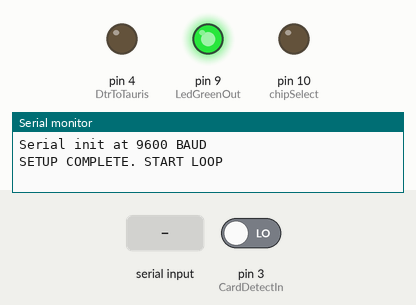
A sketch run on a simulated Arduino Uno, built with avr-gcc and run on an emulated ATmega328P. On the bench: output pins drawn as LEDs (lit = HIGH), the last lines printed to the serial monitor. Inputs (shaded band) come from the test bench; at power-on: pin 3 (CardDetectIn) LOW. Storage starts empty.

Above: at 1.5 s.
1.6 s: pin 3 (CardDetectIn) driven HIGH
At 1.7 s:
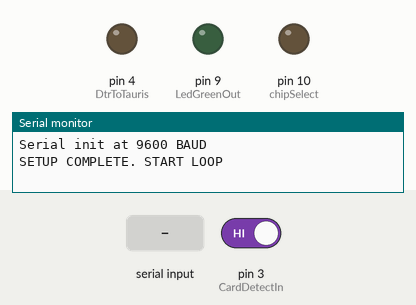
4.6 s: pin 3 (CardDetectIn) driven LOW
At 6.7 s:
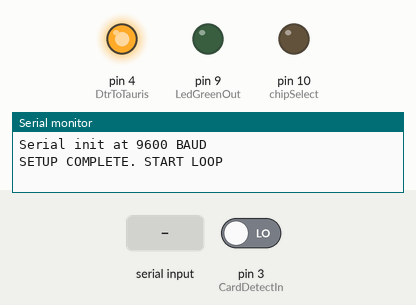
7.6 s: "1" received over Serial
At 16.9 s:
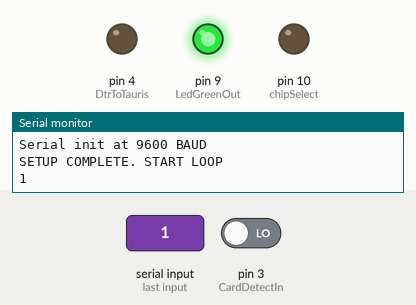
Timing chart, 0 to 17.4 s (numbered marks = the images above; inputs shaded):
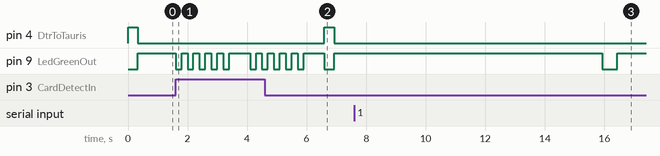

The sketch:

TAURIS_v109_3.ino
```cpp
/*
 * Logger for TAURIS system.
 * FW Ver: 1.09
 * HW Ver: 3_4
 * Date: 30-Dec-2017
 *
 * Reference:
 * https://www.hackster.io/rayburne/sd-card-serial-logger-8a6700
 * http://www.embedds.com/programming-avr-usart-with-avr-gcc-part-2/
 * http://files.support.epson.com/pdf/lx300_/lx300_u1.pdf
 *
 * https://www.camiresearch.com/Data_Com_Basics/RS232_standard.html
 *
 * NOTE:
 * DTE Ready (DTR) This signal is asserted (logic '0', positive voltage) by the DTE device when it wishes to open a communications channel.
 * If the DCE device is a modem, the assertion of DTE Ready prepares the modem to be connected to the telephone circuit, and, once connected, maintains the connection.
 * When DTE Ready is deasserted (logic '1', negative voltage), the modem is switched to "on-hook" to terminate the connection.
 * IMPORTANT: If the DCE device is not a modem, it may require DTE Ready to be asserted before the device can be used, or it may ignore DTE Ready altogether.
 * If the DCE device (for example, a printer) is not responding, confirm that DTE Ready is asserted before you search for other explanations.
 */

// include the SD library:
#include <SPI.h>
#include <SD.h>
#include <util/delay.h>

// Define log file name depends on board No.
#define LOG_FILE_NAME "akmT0109.akm"

// Firmware and hardware version
#define FW_VER "109"
#define HW_VER "3_04"

// BuzzerPinOut is shared with TX line for serial.
//#define BUZZER_ENABLE 0
#define DTR_PRINTER_READY LOW
#define DTR_PRINTER_NOT_READY HIGH
//#define DTR_PRINTER_READY 1
//#define DTR_PRINTER_NOT_READY 0
/*
DTE Ready (DTR) This signal is asserted (logic '0', positive voltage) by the DTE device when it wishes to open a communications channel.
If the DCE device is a modem, the assertion of DTE Ready prepares the modem to be connected to the telephone circuit, and, once connected, maintains the connection.
When DTE Ready is deasserted (logic '1', negative voltage), the modem is switched to "on-hook" to terminate the connection.
IMPORTANT: If the DCE device is not a modem, it may require DTE Ready to be asserted before the device can be used, or it may ignore DTE Ready altogether.
If the DCE device (for example, a printer) is not responding, confirm that DTE Ready is asserted before you search for other explanations.
*/

// Received data.
volatile byte Data = 0;

volatile byte IdleState = 0;
volatile byte HandshakeDone = 0;

volatile char DataCharacter; // Variable to store received data converted to ASCII.
volatile byte DataReadyFlag = 0; // Received data ready flag

volatile unsigned long SimpleChecksum = 0; // Accumulate received bytes values as a simple checksum.

// Port pins declaration.
//#ifdef BUZZER_ENABLE
  const int BuzzerPinOut = 8; //PB0 PIN_8/CLK0
//#endif
const int LedGreenOut = 9; //PB1 PIN_9/OC1A
const int chipSelect = 10; // SPI SD CARD chip select PIN
const int DtrFromPrinter = 2; // PD2 INT0 - input - check if prnter can accept new data
const int DtrToTauris = 4; // PD4 - output - set high when data are write to SD to hold on sending data from Tauris
const int CardDetectIn = 3; //PD3 PIN_1
#define BUFFSIZE 128

// set up variables using the SD utility library functions:
Sd2Card card;
SdVolume volume;

File myFile;

volatile char bufferChar[BUFFSIZE];
volatile char c;
volatile byte b;
volatile int bufferidx;

// Timer1 is used to count interval time between following print requests. If timer expire, flush data to SD, close file and reopen it to be ready for next printing w/o power cycle whole device.
void SetupTimer1(void);

void(* resetFunc) (void) = 0; //declare reset function @ address 0

//*******************************************************************
// Timer1 configuration part.
void SetupTimer1()
{
  TCCR1A = 0;  // Clear Timer register 1A
  TCCR1B = 0;  // Clear Timer register 1B
  //OCR1A = 468750;
  OCR1A = 15623;  // Stop counting when this value is reached
  TCCR1B |= (1 << WGM12);  // Set Mode 4, CTC mode on OCR1A is used
  TIMSK1 |= (1 << OCIE1A); // Set interrupt on compare match, interrupt is done every 1 second
  TCCR1B |= (1 << CS12) | (1 << CS10); // Set prescaler to 1024
}

//*******************************************************************
// Timer1 ISR
ISR (TIMER1_COMPA_vect) {
  if(IdleState) {
    IdleState++;
  }
}

//*******************************************************************


// Interrupt service routine for INT1. SD Card Detect routine.
// This IRQ can be fired only if SD card is ejected in runtime.
ISR(INT1_vect) {
  // Disable INT0 interrupt to hold printing - strobe to printer can't be generated.
  cli();
  byte CheckCardDetectIn = 0;
  //EIMSK &= ~(1 << INT0);   // disable INT0 interrupt
  PORTB &= ~(1<<PB1); //Turn OFF LED
  // Disable IdleState to prevent generating IRQ from Timer.
  IdleState = 0;
  DataReadyFlag = 0;
  SimpleChecksum = 0;
  // Turn ON buzzer.
  #ifdef BUZZER_ENABLE
    PORTB |= (1<<PB0);
  #endif

  // Wait until card is injected back into the socket - LOW on CardDetectIn.
  // Initialize SD card from the beggining.
  // Poke CardDetectIn. If it is HIGH then SD card is not inserted. Wait here until SD card will be inserted.
  CheckCardDetectIn = (PIND & B00001000);
  while(CheckCardDetectIn == B00001000){
    // TurnOFF/ON LED
    for (byte loop_cnt = 0 ; loop_cnt < 5 ; loop_cnt++) {
      PORTB &= ~(1<<PB1);
      #ifdef BUZZER_ENABLE
        PORTB &= ~(1<<PB0);
      #endif
      _delay_ms(200);

      PORTB |= (1<<PB1);
      #ifdef BUZZER_ENABLE
        PORTB |= (1<<PB0);
      #endif
      _delay_ms(200);
    }
    _delay_ms(500);
    CheckCardDetectIn = (PIND & B00001000);
  }

  PORTB &= ~(1<<PB1); //Turn OFF LED
  software_Reset();
}


//*******************************************************************
// Setup of interrupt INT1.
void SetupINT1 () {
  // -----------------------------------------
  // Enable INT1 IRQ for CardDetectIn at the end of setup.
  // -----------------------------------------
  EICRA |= (1 << ISC10);  //01 -> Any logical change on INT1 generates an interrupt request.
  EICRA &= ~(1 << ISC11);  //01 -> Any logical change on INT1 generates an interrupt request.
  EIMSK |= (1 << INT1);   // enable INT1 interrupt
  EIFR |= (1 << INTF1);

}

//*******************************************************************
// Restarts program from beginning but does not reset
// the peripherals and registers.
inline void software_Reset(){
  cli();
  // Disable IdleState to prevent generating IRQ from Timer.
  IdleState = 0;
  DataReadyFlag = 0;
  SimpleChecksum = 0;
  PORTB &= ~(1<<PB1); // Turn OFF LED
  // Turn ON buzzer.
  #ifdef BUZZER_ENABLE
    //digitalWrite(BuzzerPinOut, HIGH);
    PORTB |= (1<<PB0);
  #endif

  asm volatile ("  jmp 0");
  //sei();
}

//*******************************************************************
void setup() {

  pinMode(chipSelect, OUTPUT);  // standard convention required for SD library
  pinMode(LedGreenOut, OUTPUT);
  pinMode(DtrToTauris, OUTPUT);
  pinMode(DtrFromPrinter, INPUT);
  pinMode(CardDetectIn, INPUT); // PULLUP might be not needed as PCB has pullup.

  digitalWrite(DtrToTauris, DTR_PRINTER_NOT_READY); // Hold-on sending new data from Tauris until setup() complete.

  #ifdef BUZZER_ENABLE
    pinMode(BuzzerPinOut, OUTPUT);
    // Turn ON buzzer until all setup operation will be completed. This is information to outside to
    // not start printing before setup complete.
    digitalWrite(BuzzerPinOut, HIGH);
  #endif


  Serial.begin(9600);  // Use pins 3 Tx and 2 Rx (I/O view: pin 2 receives data to SD write)
  while (!Serial) {
    digitalWrite(LedGreenOut, HIGH);   // sets the LED on
    delay(200);
    digitalWrite(LedGreenOut, LOW);   // sets the LED off
    delay(200);
    //; // wait for serial port to connect. Needed for native USB port only
  }
  delay(100);
  Serial.print("Serial init at 9600 BAUD\r\n");


  // -----------------------------------------
  // SD CARD initialization part.
  // -----------------------------------------

  // we'll use the initialization code from the utility libraries
  // since we're just testing if the card is working!
    // FATAL ERROR
  while(!card.init(SPI_HALF_SPEED, chipSelect)) {
    #ifdef BUZZER_ENABLE
      digitalWrite(BuzzerPinOut, HIGH);
    #endif
    digitalWrite(LedGreenOut, HIGH);   // sets the LED on
    delay(500);                  // waits for a number of miliseconds
    #ifdef BUZZER_ENABLE
      digitalWrite(BuzzerPinOut, LOW);
    #endif
    digitalWrite(LedGreenOut, LOW);    // sets the LED off
    delay(500);                  // waits for a number of miliseconds
  }

  // Now we will try to open the 'volume'/'partition' - it should be FAT16 or FAT32
  // FATAL ERROR
  while(!volume.init(card)) {
    #ifdef BUZZER_ENABLE
      digitalWrite(BuzzerPinOut, HIGH);
    #endif
    digitalWrite(LedGreenOut, HIGH);   // sets the LED on
    delay(500);                  // waits for a number of miliseconds
    #ifdef BUZZER_ENABLE
      digitalWrite(BuzzerPinOut, LOW);
    #endif
    digitalWrite(LedGreenOut, LOW);    // sets the LED off
    delay(500);                  // waits for a number of miliseconds
  }

  // -----------------------------------------
  // End of SD CARD initialization part.
  // -----------------------------------------

  // -----------------------------------------
  // Create new or open existed file test.txt
  // -----------------------------------------
  // FATAL ERROR
  while(!SD.begin(chipSelect)) {
    #ifdef BUZZER_ENABLE
      digitalWrite(BuzzerPinOut, HIGH);
    #endif
    digitalWrite(LedGreenOut, HIGH);   // sets the LED on
    delay(500);                  // waits for a number of miliseconds
    #ifdef BUZZER_ENABLE
      digitalWrite(BuzzerPinOut, LOW);
    #endif
    digitalWrite(LedGreenOut, LOW);    // sets the LED off
    delay(500);                  // waits for a number of miliseconds
  }

  myFile = SD.open(LOG_FILE_NAME, FILE_WRITE);


  // if the file opened okay, write to it:
  // if the file didn't open, print an error:
  // FATAL ERROR
  while(!myFile) {
    #ifdef BUZZER_ENABLE
      digitalWrite(BuzzerPinOut, HIGH);
    #endif
    digitalWrite(LedGreenOut, HIGH);   // sets the LED on
    delay(500);                  // waits for a number of miliseconds
    #ifdef BUZZER_ENABLE
      digitalWrite(BuzzerPinOut, LOW);
    #endif
    digitalWrite(LedGreenOut, LOW);    // sets the LED off
    delay(500);                  // waits for a number of miliseconds
  }

  // -----------------------------------------
  // End Create new or open existed file test.txt
  // -----------------------------------------

  // discard any random input
  while (Serial.read() >= 0) {}


  // Write start of LOG indicator at a TOP of logged record. It need to be added to differentiate case for SD card hot plug out.
  myFile.println("");
  myFile.print("!-!-md5="); myFile.print(SimpleChecksum);
  myFile.print("-!-!FW="); myFile.print(FW_VER);
  myFile.print("-!-!HW="); myFile.print(HW_VER);
  //myFile.print("-!-!SD="); myFile.print(CardWasMovedOut);
  myFile.print("-!-!START_LOG");
  myFile.print("-!-!");
  myFile.println("");
  myFile.flush();
  _delay_ms(200);

  // Turn ON LED to indicate that device starts correctly.
  digitalWrite(LedGreenOut, HIGH);   // sets the LED on

  // Turn OFF buzzer. Setup is completed and printing can be started.
  digitalWrite(BuzzerPinOut, LOW);
  // Make possible sending data from Tauris to printer
  digitalWrite(DtrToTauris, DTR_PRINTER_READY);

  Serial.println("SETUP COMPLETE. START LOOP"); // DEBUG PRINT
  Serial.println(""); // DEBUG PRINT

  SetupTimer1();
  SetupINT1();


  sei();     // Enable global interrupts by setting global interrupt enable bit in SREG

} // setup

void loop() {
  // Idle state timer expired. Printing is over. Add suffix data to the file.
  if(IdleState >= 10) {
     myFile.println("");

     myFile.print("!-!-md5="); myFile.print(SimpleChecksum);
     myFile.print("-!-!FW="); myFile.print(FW_VER);
     myFile.print("-!-!HW="); myFile.print(HW_VER);
     myFile.print("-!-!");
     myFile.println("");
     myFile.flush();

     myFile.close();

     #ifdef BUZZER_ENABLE
       digitalWrite(BuzzerPinOut, HIGH);
       digitalWrite(LedGreenOut, LOW);   // sets the LED on
       delay (500);
       digitalWrite(BuzzerPinOut, LOW);
       digitalWrite(LedGreenOut, HIGH);   // sets the LED off
     #endif

     digitalWrite(LedGreenOut, LOW);   // sets the LED on
     delay (500);
     digitalWrite(LedGreenOut, HIGH);   // sets the LED off

     //myFile = SD.open("test.txt", FILE_WRITE);
     myFile = SD.open(LOG_FILE_NAME, FILE_WRITE);

     // Reinitialize checksum variable for new data set.
     SimpleChecksum = 0;

     if (!myFile)
     {
       // Serial.println("Error opening test.txt Data");

       // FATAL ERROR
       while(1) {
         #ifdef BUZZER_ENABLE
           digitalWrite(BuzzerPinOut, HIGH);
         #endif

         digitalWrite(LedGreenOut, HIGH);   // sets the LED on
         delay(300);                  // waits for a number of miliseconds
         digitalWrite(LedGreenOut, LOW);    // sets the LED off
         delay(300);                  // waits for a number of miliseconds
       }
     }
     // Stop idle timer. It will be enabled with next received data.
     IdleState = 0;
  }

  // read into program buffer, increment index
  if (Serial.available()) {
      digitalWrite(LedGreenOut, LOW);    // sets the LED off
      b = Serial.read();
      DataCharacter = char(b);
      myFile.write(DataCharacter);
      //myFile.flush();
      Serial.write(b);

      digitalWrite(LedGreenOut, HIGH);   // sets the LED on
      IdleState = 1;
  }


} // loop()
```

Measured:
- after the input at 1.6 s, pin 9 (LedGreenOut): goes 4 × (LOW 0.20 s, HIGH 0.20 s), LOW 0.20 s, HIGH 0.70 s, LOW 0.20 s, HIGH 0.20 s, then LOW, starting at once
- after the input at 4.6 s, pin 4 (DtrToTauris): LOW → HIGH after 2.0 s, → LOW 0.33 s later
- after the input at 7.6 s, pin 9 (LedGreenOut): HIGH → LOW after 8.3 s, → HIGH 0.50 s later
